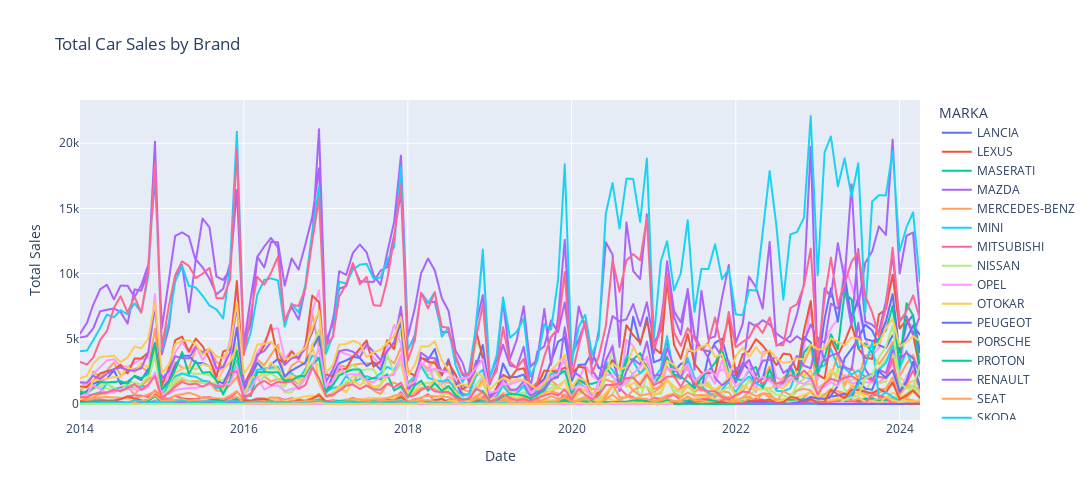

The notebook cell this image was saved under:
### Code cell
## Total Sales by Brand
fig = px.line(
    data, x="Date", y="TTL_TOPLAM", color='MARKA',
    title= "Total Car Sales by Brand",
    labels={"Date":"Date","TTL_TOPLAM":"Total Sales"})
fig.update_layout(
    autosize=False,
    width = 1500,
    height = 500
)
fig.show()
